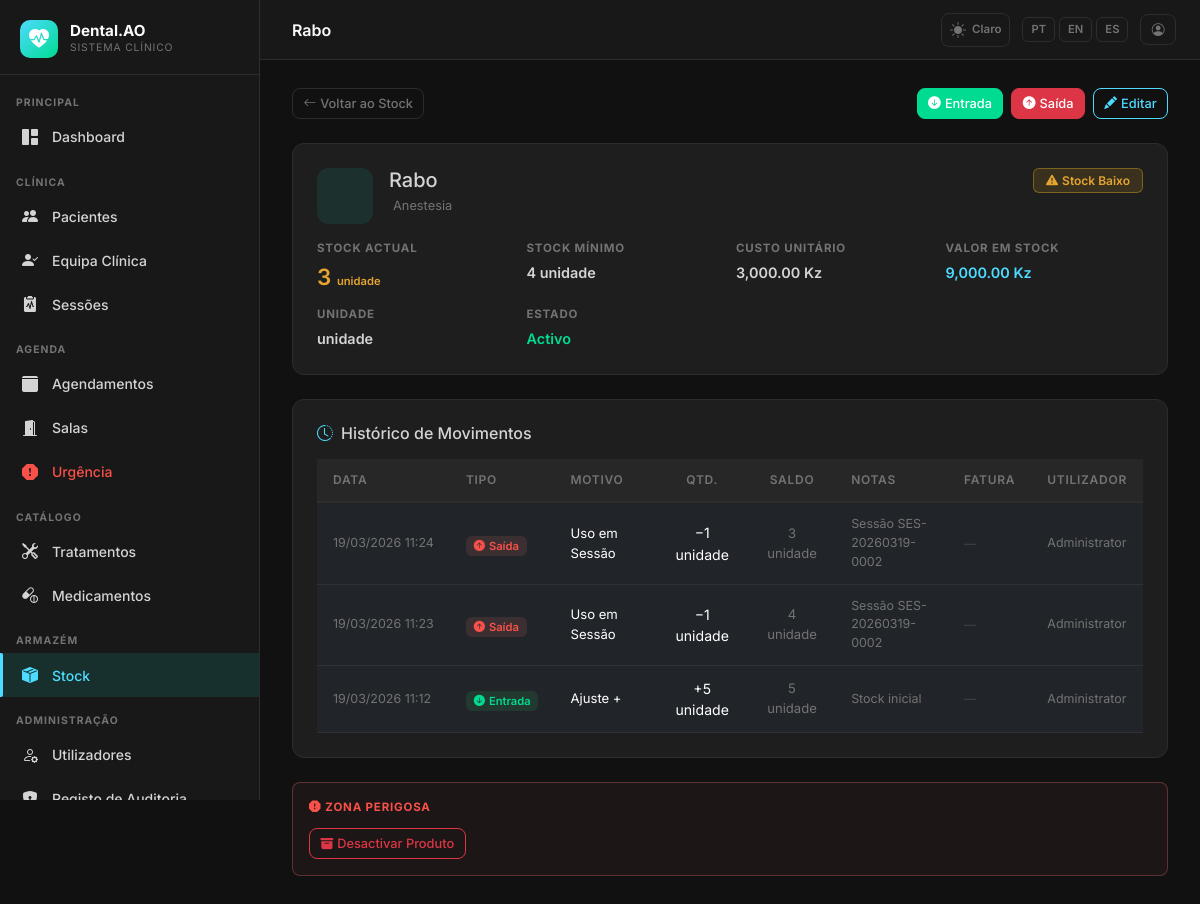
Page /stock/1 (signed in) on the earlier database version.
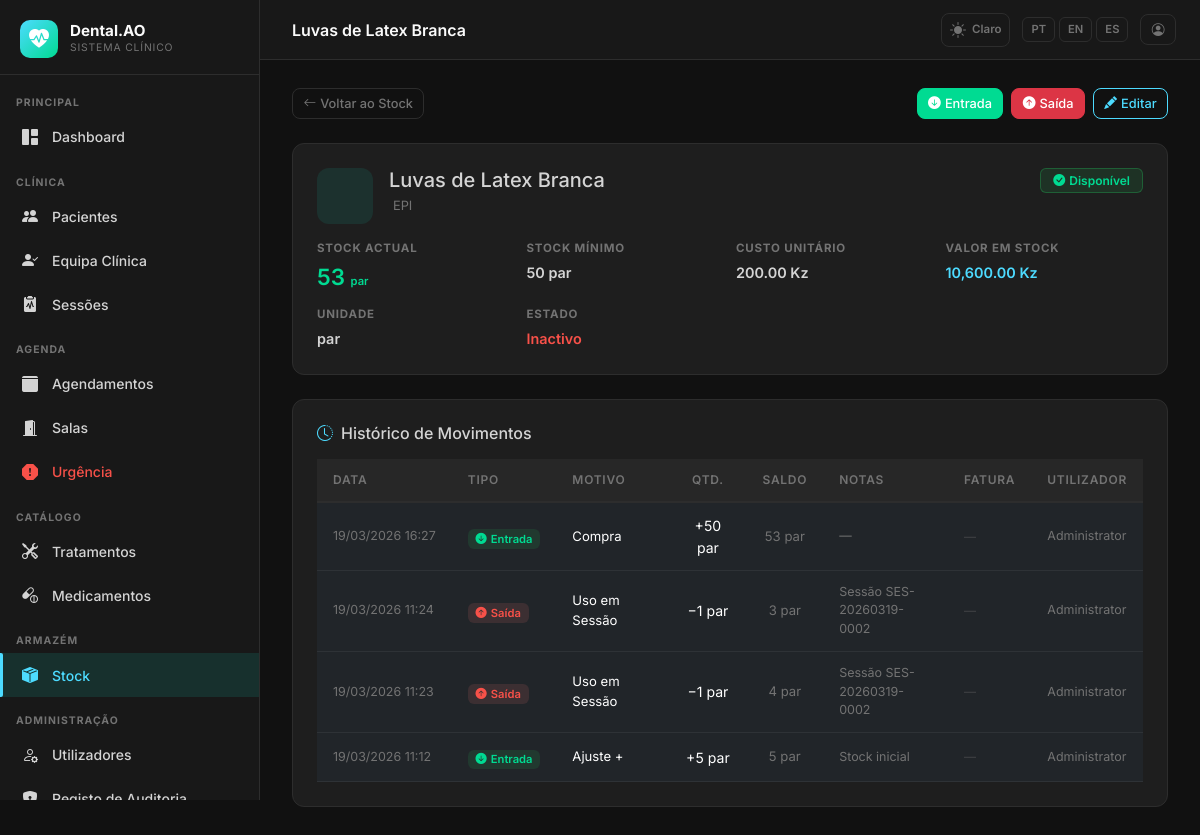
Same page on the later database version.
### app/models.py (models this page shows, shortened)
class StockProduct(db.Model):
    __tablename__ = 'stock_products'
    id           = db.Column(db.Integer, primary_key=True)
    name_pt      = db.Column(db.String(200), nullable=False)
    name_en      = db.Column(db.String(200), nullable=True)
    name_es      = db.Column(db.String(200), nullable=True)
    category     = db.Column(db.String(50), nullable=False, default='outros')
    unit         = db.Column(db.String(30), nullable=False, default='unidade')
    qty_current  = db.Column(db.Numeric(10, 2), nullable=False, default=0)
    qty_minimum  = db.Column(db.Numeric(10, 2), nullable=False, default=0)
    unit_cost    = db.Column(db.Numeric(10, 2), nullable=True)
    supplier     = db.Column(db.String(200), nullable=True)
    notes        = db.Column(db.Text, nullable=True)
    is_active    = db.Column(db.Boolean, default=True)
    created_at   = db.Column(db.DateTime, default=lambda: datetime.now(timezone.utc))
    updated_at   = db.Column(db.DateTime, default=lambda: datetime.now(timezone.utc),
                             onupdate=lambda: datetime.now(timezone.utc))
    created_by_id = db.Column(db.Integer, db.ForeignKey('users.id'), nullable=True)
    created_by  = db.relationship('User', backref='stock_products')
    movements   = db.relationship('StockMovement', backref='product', lazy='dynamic',
                                  order_by='StockMovement.created_at.desc()')
    @property
    def is_low_stock(self):
        return float(self.qty_current) < float(self.qty_minimum)
    @property
    def stock_value(self):
        if self.unit_cost and self.qty_current:
            return round(float(self.qty_current) * float(self.unit_cost), 2)
        return 0.0
    @property
    def category_label(self):
        return StockCategory.LABELS.get(self.category, self.category)
    @property
    def category_icon(self):
        return StockCategory.ICONS.get(self.category, 'bi-box-seam-fill')

class StockMovement(db.Model):
    __tablename__ = 'stock_movements'
    id                = db.Column(db.Integer, primary_key=True)
    product_id        = db.Column(db.Integer, db.ForeignKey('stock_products.id'), nullable=False)
    movement_type     = db.Column(db.String(10), nullable=False)   # 'in' | 'out'
    reason            = db.Column(db.String(50), nullable=False)
    quantity          = db.Column(db.Numeric(10, 2), nullable=False)
    qty_after         = db.Column(db.Numeric(10, 2), nullable=True)
    unit_cost         = db.Column(db.Numeric(10, 2), nullable=True)
    session_id        = db.Column(db.Integer, db.ForeignKey('clinical_sessions.id'), nullable=True)
    notes             = db.Column(db.Text, nullable=True)
    invoice_file_path = db.Column(db.String(500), nullable=True)
    invoice_file_name = db.Column(db.String(255), nullable=True)
    created_at        = db.Column(db.DateTime, default=lambda: datetime.now(timezone.utc), index=True)
    created_by_id     = db.Column(db.Integer, db.ForeignKey('users.id'), nullable=True)
    created_by = db.relationship('User', backref='stock_movements')
    session    = db.relationship('ClinicalSession', backref='stock_movements')
    IN_REASONS  = {'compra': 'Compra', 'devolucao': 'Devolução', 'doacao': 'Doação', 'ajuste': 'Ajuste +'}
    OUT_REASONS = {'uso': 'Uso em Sessão', 'validade': 'Validade/Descarte', 'perda': 'Perda', 'ajuste': 'Ajuste −'}
    @property
    def reason_label(self):
        if self.movement_type == 'in':
            return self.IN_REASONS.get(self.reason, self.reason)
        return self.OUT_REASONS.get(self.reason, self.reason)

class User(UserMixin, db.Model):
    __tablename__ = 'users'
    id = db.Column(db.Integer, primary_key=True)
    username = db.Column(db.String(80), unique=True, nullable=False, index=True)
    email = db.Column(db.String(120), unique=True, nullable=False)
    full_name = db.Column(db.String(200), nullable=False)
    role = db.Column(db.String(30), nullable=False, default=Role.PATIENT)
    password_hash = db.Column(db.String(256), nullable=False)
    is_active = db.Column(db.Boolean, default=True)
    signature_path = db.Column(db.String(500), nullable=True)
    phone = db.Column(db.String(30), nullable=True)
    specialty = db.Column(db.String(100), nullable=True)
    license_number = db.Column(db.String(50), nullable=True)
    created_at = db.Column(db.DateTime, default=lambda: datetime.now(timezone.utc))
    updated_at = db.Column(db.DateTime, default=lambda: datetime.now(timezone.utc),
                           onupdate=lambda: datetime.now(timezone.utc))
    sessions_as_dentist = db.relationship('ClinicalSession', foreign_keys='ClinicalSession.dentist_id',
                                           backref='dentist', lazy='dynamic')
    appointments_as_dentist = db.relationship('Appointment', foreign_keys='Appointment.dentist_id',
                                               backref='dentist', lazy='dynamic')
    role_definition = db.relationship('RoleDefinition',
                                       primaryjoin='User.role == RoleDefinition.name',
                                       foreign_keys='User.role',
                                       back_populates='users', lazy='select', uselist=False,
                                       viewonly=True)
    def role_display(self):
        role_map = {
            Role.SUPERADMIN: 'Superadmin',
            Role.CLINICAL_DIRECTOR: 'Diretor Clínico',
            Role.DENTIST: 'Dentista',
            Role.PATIENT: 'Paciente',
            Role.RECEPTION: 'Recepção',
        }
        return role_map.get(self.role, self.role)
    def role_badge_class(self):
        badge_map = {
            Role.SUPERADMIN: 'danger',
            Role.CLINICAL_DIRECTOR: 'primary',
            Role.DENTIST: 'success',
            Role.PATIENT: 'info',
            Role.RECEPTION: 'warning',
        }
        return badge_map.get(self.role, 'secondary')

### app/stock/routes.py (the view)
@stock_bp.route('/<int:product_id>')
@login_required
def detail(product_id):
    _require_stock_access()
    product = StockProduct.query.get_or_404(product_id)
    movements = product.movements.limit(50).all()
    can_manage = current_user.role in [Role.SUPERADMIN, Role.CLINICAL_DIRECTOR, Role.RECEPTION]
    return render_template('stock/product_detail.html',
        product=product, movements=movements, can_manage=can_manage)

### app/__init__.py (called while the page is built)
def get_locale():
    lang = session.get('lang')
    if lang in ['pt', 'en', 'es']:
        return lang
    return 'pt'

### app/models.py (called while the page is built)
    @classmethod
    def all_as_dict(cls):
        stored = {s.key: s.value for s in cls.query.all()}
        result = dict(cls._DEFAULTS)
        result.update(stored)
        return result

### app/stock/routes.py (called while the page is built)
def _require_stock_access(write=False):
    if current_user.role == Role.PATIENT:
        abort(403)
    if write and current_user.role == Role.DENTIST:
        abort(403)

### app/templates/stock/product_detail.html (shortened to what the changed rows need)
{% extends 'base.html' %}
{% block page_title %}
<i class="bi bi-{{ product.category_icon }} me-2" style="color:var(--dc-primary)"></i>{{ product.name_pt }}
{% endblock %}
{% block content %}
<div class="dc-card p-4 mb-4">
  <div class="d-flex align-items-start gap-3 mb-3 flex-wrap">
    <div style="width:56px;height:56px;border-radius:12px;background:rgba(20,184,166,.12);display:flex;align-items:center;justify-content:center;font-size:1.7rem;color:var(--dc-primary);flex-shrink:0">
    </div>
    <div class="flex-grow-1">
      <h5 class="mb-1" style="color:var(--dc-text)">{{ product.name_pt }}</h5>
      <div style="font-size:.8rem;color:var(--dc-text-muted)">
        <i class="bi bi-{{ product.category_icon }} me-1"></i>{{ product.category_label }}
      </div>
    </div>
    {% if product.qty_current|float == 0 %}
      <span class="badge" style="background:rgba(248,113,113,.15);color:var(--dc-danger);border:1px solid rgba(248,113,113,.35);font-size:.75rem;padding:.35rem .75rem">
        <i class="bi bi-slash-circle-fill me-1"></i>{{ _('Esgotado') }}
      </span>
    {% elif product.is_low_stock %}
      <span class="badge" style="background:rgba(251,191,36,.12);color:var(--dc-warning);border:1px solid rgba(251,191,36,.35);font-size:.75rem;padding:.35rem .75rem">
        <i class="bi bi-exclamation-triangle-fill me-1"></i>{{ _('Stock Baixo') }}
      </span>
    {% else %}
      <span class="badge" style="background:rgba(34,197,94,.12);color:var(--dc-success);border:1px solid rgba(34,197,94,.3);font-size:.75rem;padding:.35rem .75rem">
        <i class="bi bi-check-circle-fill me-1"></i>{{ _('Disponível') }}
      </span>
    {% endif %}
  </div>
  <div class="info-grid">
    <div class="info-item">
      <label>{{ _('Stock Actual') }}</label>
      <span style="font-size:1.4rem;color:{% if product.is_low_stock %}var(--dc-warning){% elif product.qty_current|float==0 %}var(--dc-danger){% else %}var(--dc-success){% endif %}">
        {{ product.qty_current|int }} <small style="font-size:.7rem">{{ product.unit }}</small>
      </span>
    </div>
    <div class="info-item">
      <label>{{ _('Stock Mínimo') }}</label>
      <span>{{ product.qty_minimum|int }} {{ product.unit }}</span>
    </div>
    <div class="info-item">
      <label>{{ _('Custo Unitário') }}</label>
      <span>{% if product.unit_cost %}{{ '{:,.2f}'.format(product.unit_cost|float) }} Kz{% else %}—{% endif %}</span>
    </div>
    <div class="info-item">
      <label>{{ _('Valor em Stock') }}</label>
      <span style="color:var(--dc-primary)">{% if product.unit_cost %}{{ '{:,.2f}'.format(product.stock_value) }} Kz{% else %}—{% endif %}</span>
    </div>
    <div class="info-item">
      <label>{{ _('Unidade') }}</label>
      <span>{{ product.unit }}</span>
    </div>
    <div class="info-item">
      <span>{% if product.is_active %}<span style="color:var(--dc-success)">{{ _('Activo') }}</span>{% else %}<span style="color:var(--dc-danger)">{{ _('Inactivo') }}</span>{% endif %}</span>
    </div>
  </div>
</div>
<div class="dc-card p-4">
  {% if movements %}
  <div class="table-responsive">
    <table class="table table-sm mb-0" style="color:var(--dc-text)">
      <thead>
        <tr style="font-size:.72rem;font-weight:700;text-transform:uppercase;letter-spacing:.07em;color:var(--dc-text-muted);border-bottom:2px solid var(--dc-border)">
          <th>{{ _('Data') }}</th>
          <th>{{ _('Tipo') }}</th>
          <th>{{ _('Motivo') }}</th>
          <th class="text-center">{{ _('Qtd.') }}</th>
          <th class="text-center">{{ _('Saldo') }}</th>
          <th>{{ _('Notas') }}</th>
          <th>{{ _('Fatura') }}</th>
          <th>{{ _('Utilizador') }}</th>
        </tr>
      </thead>
      <tbody>
        {% for mv in movements %}
        <tr class="mv-row">
          <td style="font-size:.78rem;color:var(--dc-text-muted);white-space:nowrap">
            {{ mv.created_at.strftime('%d/%m/%Y %H:%M') }}
          </td>
          <td>
            {% if mv.movement_type == 'in' %}
            <span class="badge" style="background:rgba(34,197,94,.12);color:var(--dc-success);font-size:.7rem">
              <i class="bi bi-arrow-down-circle-fill me-1"></i>{{ _('Entrada') }}
            </span>
            {% else %}
            <span class="badge" style="background:rgba(248,113,113,.12);color:var(--dc-danger);font-size:.7rem">
              <i class="bi bi-arrow-up-circle-fill me-1"></i>{{ _('Saída') }}
            </span>
            {% endif %}
          </td>
          <td style="font-size:.82rem">{{ mv.reason_label }}</td>
          <td class="text-center fw-700 {% if mv.movement_type=='in' %}mv-in{% else %}mv-out{% endif %}" style="font-size:.88rem">
            {% if mv.movement_type=='in' %}+{% else %}−{% endif %}{{ mv.quantity|int }} {{ product.unit }}
          </td>
          <td class="text-center" style="font-size:.82rem;color:var(--dc-text-muted)">
            {% if mv.qty_after is not none %}{{ mv.qty_after|int }} {{ product.unit }}{% else %}—{% endif %}
          </td>
          <td style="font-size:.78rem;color:var(--dc-text-muted);max-width:140px">{{ mv.notes or '—' }}</td>
          <td style="font-size:.75rem">
            {% if mv.invoice_file_path %}
            <a href="{{ url_for('stock.serve_invoice', mv_id=mv.id) }}" target="_blank"
               class="d-inline-flex align-items-center gap-1"
               style="color:var(--dc-primary);text-decoration:none" title="{{ mv.invoice_file_name }}">
              {% if mv.invoice_file_name and mv.invoice_file_name.lower().endswith('.pdf') %}
                <i class="bi bi-file-pdf-fill" style="color:var(--dc-danger)"></i>
              {% else %}
                <i class="bi bi-image-fill"></i>
              {% endif %}
              <span style="max-width:80px;overflow:hidden;text-overflow:ellipsis;white-space:nowrap;display:inline-block">
                {{ mv.invoice_file_name or _('Ver') }}
              </span>
            </a>
            {% else %}
            <span style="color:var(--dc-text-muted);opacity:.4">—</span>
            {% endif %}
          </td>
          <td style="font-size:.78rem;color:var(--dc-text-muted)">
            {{ mv.created_by.full_name if mv.created_by else '—' }}
          </td>
        </tr>
        {% endfor %}
      </tbody>
    </table>
  </div>
  {% else %}
  <p class="mb-0" style="color:var(--dc-text-muted);font-size:.85rem">{{ _('Nenhum movimento registado.') }}</p>
  {% endif %}
</div>
{% if current_user.role == 'superadmin' and product.is_active %}
<div class="mt-4 p-3 rounded-3" style="border:1px solid rgba(248,113,113,.3);background:rgba(248,113,113,.05)">
  <div style="font-size:.72rem;font-weight:700;text-transform:uppercase;letter-spacing:.07em;color:var(--dc-danger);margin-bottom:.75rem">
    <i class="bi bi-exclamation-octagon-fill me-1"></i>{{ _('Zona Perigosa') }}
  </div>
  <form method="post" action="{{ url_for('stock.delete_product', product_id=product.id) }}"
        onsubmit="return confirm('{{ _('Desactivar este produto?') }}')">
    <button type="submit" class="btn btn-sm btn-outline-danger">
      <i class="bi bi-archive-fill me-1"></i>{{ _('Desactivar Produto') }}
    </button>
  </form>
</div>
{% endif %}
{% endblock %}

Differences in the rows shown:
changed StockProduct: name_pt "Rabo" → "Luvas de Latex Branca"; category_label "Anestesia" → "EPI"; qty_current "3" → "53"; unit "unidade" → "par"; qty_minimum "4" → "50"; unit_cost "3,000.00" → "200.00"; stock_value "9,000.00" → "10,600.00"; is_active True → False (drawn); unit "UNIDADE" → (not shown)
added StockMovement: created_at "19/03/2026 16:27", reason_label "Compra", quantity "50", {{ product.unit }} "par", qty_after "53", notes "—", created_by "Administrator"
Other differences:
text no longer shown: "Stock Baixo Activo ZONA PERIGOSA Desactivar Produto"
text now shown: "Disponível UNIDADE Inactivo"
